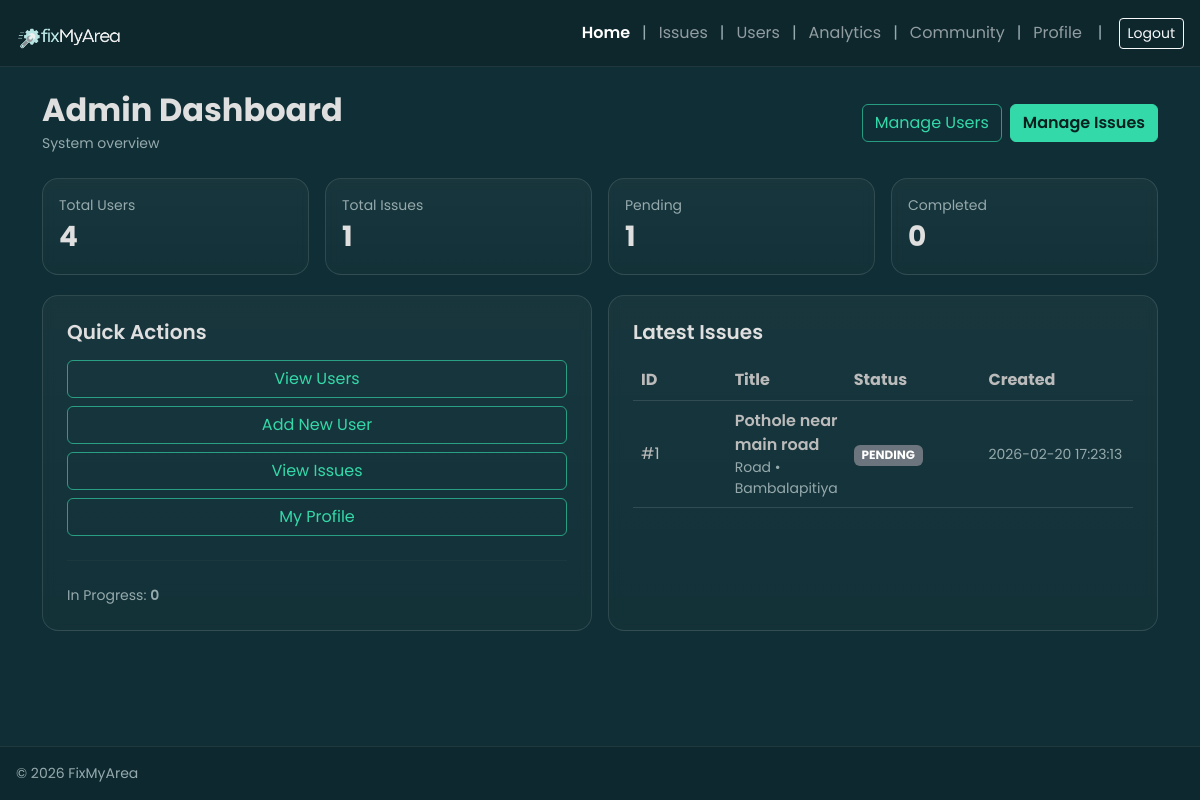
The app's page /admin/home.php (signed in) with its own data.
### tables this page shows
CREATE TABLE issues (
  issue_id INT AUTO_INCREMENT PRIMARY KEY,
  reporter_user_id INT NOT NULL,
  area_id INT NOT NULL,
  category_id INT NULL,

  title VARCHAR(200) NOT NULL,
  description TEXT NOT NULL,
  lat DECIMAL(10,7) NOT NULL,
  lng DECIMAL(10,7) NOT NULL,

  status ENUM('PENDING','ASSIGNED','IN_PROGRESS','COMPLETED','CLOSED','REOPENED','REJECTED')
    NOT NULL DEFAULT 'PENDING',

  created_at TIMESTAMP NOT NULL DEFAULT CURRENT_TIMESTAMP,

  CONSTRAINT fk_issues_reporter
    FOREIGN KEY (reporter_user_id) REFERENCES users(user_id)
    ON UPDATE CASCADE
    ON DELETE RESTRICT,

  CONSTRAINT fk_issues_area
    FOREIGN KEY (area_id) REFERENCES areas(area_id)
    ON UPDATE CASCADE
    ON DELETE RESTRICT,

  CONSTRAINT fk_issues_category
    FOREIGN KEY (category_id) REFERENCES issue_categories(category_id)
    ON UPDATE CASCADE
    ON DELETE SET NULL
);

CREATE TABLE issue_categories (
  category_id INT AUTO_INCREMENT PRIMARY KEY,
  category_name VARCHAR(100) NOT NULL UNIQUE,
  created_at TIMESTAMP NOT NULL DEFAULT CURRENT_TIMESTAMP
);

CREATE TABLE areas (
  area_id INT AUTO_INCREMENT PRIMARY KEY,
  area_name VARCHAR(100) NOT NULL UNIQUE,
  created_at TIMESTAMP NOT NULL DEFAULT CURRENT_TIMESTAMP
);

### admin/home.php (the view, shortened to what this page needs)
<?php
require_once __DIR__ . '/../config/db.php';
require_once __DIR__ . '/../includes/header.php';
$navApp = __DIR__ . '/../includes/navbar_app.php';
if (file_exists($navApp)) {
    require_once $navApp;
} else {
    require_once __DIR__ . '/../includes/navbar.php';
}
function countTable(PDO $pdo, string $table): int {
    $st = $pdo->query("SELECT COUNT(*) FROM `$table`");
    return (int)$st->fetchColumn();
}
function countIssuesByStatus(PDO $pdo, array $statuses): int {
    $in = implode(',', array_fill(0, count($statuses), '?'));
    $st = $pdo->prepare("SELECT COUNT(*) FROM issues WHERE status IN ($in)");
    $st->execute($statuses);
    return (int)$st->fetchColumn();
}
$totalUsers  = countTable($pdo, 'users');
$totalIssues = countTable($pdo, 'issues');
$pending   = countIssuesByStatus($pdo, ['PENDING']);
$inProg    = countIssuesByStatus($pdo, ['IN_PROGRESS']);
$completed = countIssuesByStatus($pdo, ['COMPLETED', 'CLOSED']);
$st = $pdo->query("
    SELECT i.issue_id, i.title, i.status, i.created_at,
           a.area_name, c.category_name
    FROM issues i
    LEFT JOIN areas a ON a.area_id = i.area_id
    LEFT JOIN issue_categories c ON c.category_id = i.category_id
    ORDER BY i.created_at DESC
    LIMIT 5
");
$latest = $st->fetchAll(PDO::FETCH_ASSOC);
function h(?string $s): string {
    return htmlspecialchars((string)$s, ENT_QUOTES, 'UTF-8');
}
?>
<div class="container py-4 app-container">
  <div class="d-flex flex-column flex-md-row justify-content-between align-items-start align-items-md-center gap-2 mb-4">
    <div>
      <h2 class="fw-bold mb-1">Admin Dashboard</h2>
      <div class="text-muted small">System overview</div>
    </div>
    <div class="d-flex gap-2">
      <a class="btn btn-outline-brand" href="<?= BASE_URL ?>/admin/manage_users.php">Manage Users</a>
      <a class="btn btn-brand" href="<?= BASE_URL ?>/admin/manage_issues.php">Manage Issues</a>
    </div>
  </div>
  <div class="row g-3">
    <div class="col-12 col-md-6 col-lg-3">
      <div class="card-dark p-3">
        <div class="text-muted small">Total Users</div>
        <div class="fs-3 fw-bold"><?= $totalUsers ?></div>
      </div>
    </div>
    <div class="col-12 col-md-6 col-lg-3">
      <div class="card-dark p-3">
        <div class="text-muted small">Total Issues</div>
        <div class="fs-3 fw-bold"><?= $totalIssues ?></div>
      </div>
    </div>
    <div class="col-12 col-md-6 col-lg-3">
      <div class="card-dark p-3">
        <div class="text-muted small">Pending</div>
        <div class="fs-3 fw-bold"><?= $pending ?></div>
      </div>
    </div>
    <div class="col-12 col-md-6 col-lg-3">
      <div class="card-dark p-3">
        <div class="text-muted small">Completed</div>
        <div class="fs-3 fw-bold"><?= $completed ?></div>
      </div>
    </div>
  </div>
  <div class="row g-3 mt-1">
    <div class="col-12 col-lg-6">
      <div class="card-dark p-4 h-100">
        <h5 class="fw-semibold mb-3">Quick Actions</h5>
        <div class="d-grid gap-2">
          <a class="btn btn-outline-brand" href="<?= BASE_URL ?>/admin/manage_users.php">View Users</a>
          <a class="btn btn-outline-brand" href="<?= BASE_URL ?>/admin/add_user.php">Add New User</a>
          <a class="btn btn-outline-brand" href="<?= BASE_URL ?>/admin/manage_issues.php">View Issues</a>
          <a class="btn btn-outline-brand" href="<?= BASE_URL ?>/admin/profile.php">My Profile</a>
        </div>
        <hr style="border-color: rgba(241,246,246,0.10);" class="my-4">
        <div class="text-muted small">In Progress: <span class="fw-semibold"><?= $inProg ?></span></div>
      </div>
    </div>
    <div class="col-12 col-lg-6">
      <div class="card-dark p-4 h-100">
        <h5 class="fw-semibold mb-3">Latest Issues</h5>
        <?php if (empty($latest)): ?>
          <div class="text-muted">No issues yet.</div>
        <?php else: ?>
          <div class="table-responsive">
            <table class="table table-dark-custom align-middle mb-0">
              <thead>
                <tr>
                  <th style="width:100px;">ID</th>
                  <th>Title</th>
                  <th style="width:140px;">Status</th>
                  <th style="width:160px;">Created</th>
                </tr>
              </thead>
              <tbody>
                <?php foreach ($latest as $r): ?>
                  <tr>
                    <td>#<?= (int)$r['issue_id'] ?></td>
                    <td>
                      <div class="fw-semibold"><?= h($r['title']) ?></div>
                      <div class="small text-muted">
                        <?= h($r['category_name'] ?? '—') ?> • <?= h($r['area_name'] ?? '—') ?>
                      </div>
                    </td>
                    <td><span class="badge bg-secondary"><?= h($r['status']) ?></span></td>
                    <td class="text-muted small"><?= h($r['created_at']) ?></td>
                  </tr>
                <?php endforeach; ?>
              </tbody>
            </table>
          </div>
        <?php endif; ?>
      </div>
    </div>
  </div>
</div>
<?php require_once __DIR__ . '/../includes/footer_internal.php'; ?>

### public/assets/css/theme.css (style rules this page uses)
html, body { height:100%; margin:0; }
body { min-height:100vh; display:flex; flex-direction:column; font-family: "Poppins", system-ui, -apple-system, Segoe UI, Roboto, Arial, sans-serif; background: radial-gradient(1200px 800px at -301% 10%, var(--brand-700), var(--bg)); color: var(--text-700); }
.app-container { flex:1; }
:root { --brand-900:#12363D; --brand-800:#173C45; --brand-700:#234F51; --accent-500:#34D9A9; --accent-600:#34AB90; --text-100:#404040; --text-300:#B3D8D6; --muted-400:#96AAAD; --muted-600:#4F696E; --text-700: #dfdfdf; --text-800: #bbbbbb; --text-900: #999999; --bg:#0F2E35; --card:#0F343B; --border:rgba(241,246,246,0.12); --radius:16px; }
.card-dark { background: linear-gradient(180deg, rgba(255,255,255,0.04), rgba(255,255,255,0.02)); border: 1px solid var(--border); border-radius: var(--radius); backdrop-filter: blur(6px); }
.text-muted { color: var(--muted-400) !important; }
.btn-brand { background: var(--accent-500); border-color: var(--accent-500); color: #07211F; font-weight: 600; }
.btn-outline-brand { border: 1px solid rgba(52,217,169,0.65); color: var(--accent-500); }
a { color: var(--accent-500); }
.table-dark-custom { --bs-table-bg: transparent; --bs-table-color: var(--text-800); border-color: var(--border); }
.table-dark-custom th, .table-dark-custom td { border-color: var(--border); }

### includes/header.php (style rules this page uses)
body { font-family: "Poppins", sans-serif; }

### records on screen
issues: issue_id "1", title "Pothole near main road", category.category_name "Road", area.area_name "Bambalapitiya", status "PENDING", created_at "2026-02-20 17:23:13"

### other values on screen
$label "Home"
$label "Issues"
$label "Users"
$label "Analytics"
$label "Community"
$label "Profile"
$totalUsers "4"
$totalIssues "1"
$pending "1"
$completed "0"
$inProg "0"
